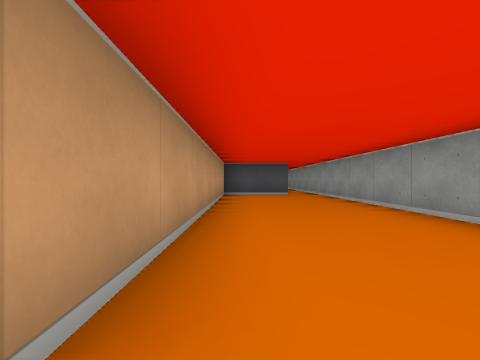
view 1 (above)

18 first-person views from a walk through a cub3D maze. The camera is about half as high as the walls, looks level and sees 90° across. The floor is counted in squares. Each view is taken from the middle of a square. On the plan, view 1 faces up. The plan holds only what a view shows up to about 9 squares ahead; the rest is blank.

view 2
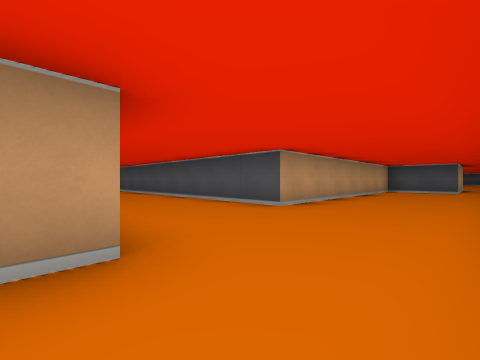

view 3
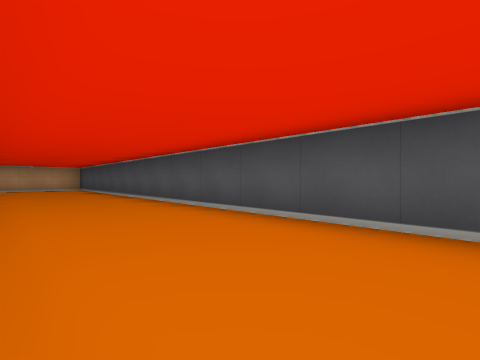

view 4
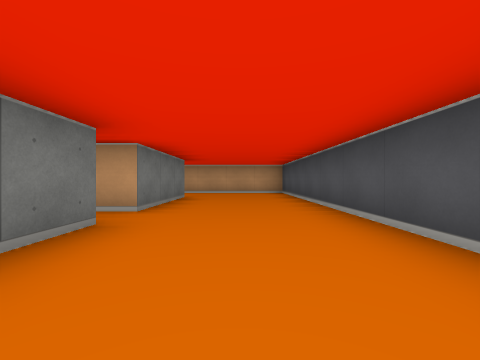

view 5
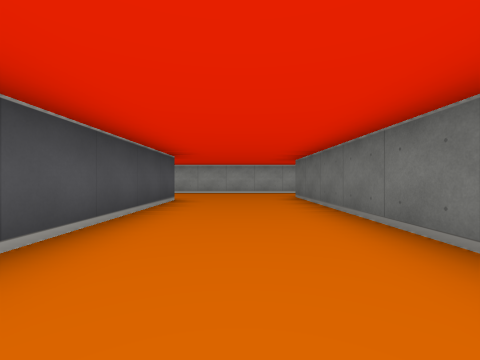

view 6
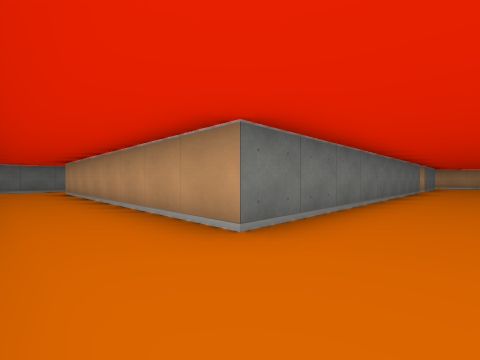

view 7
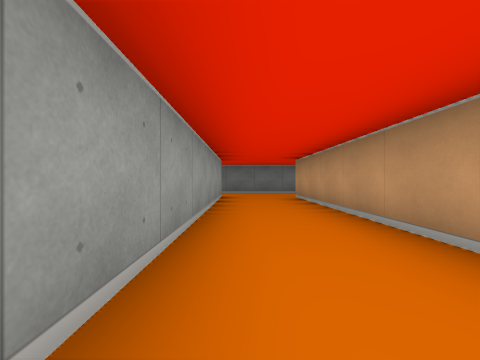

view 8
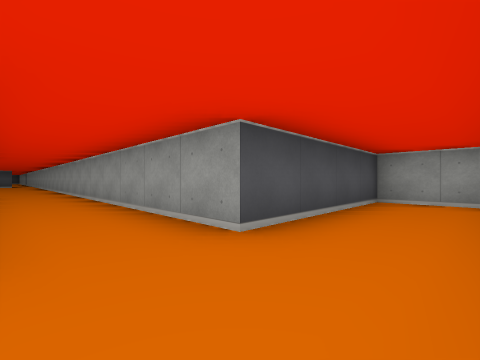

view 9
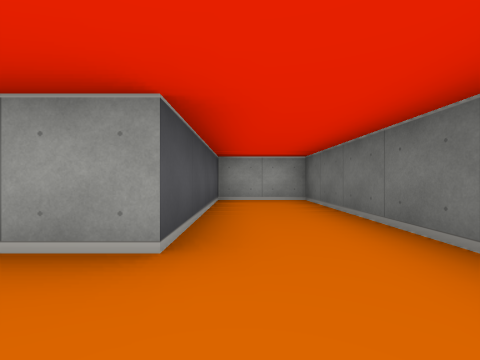

view 10
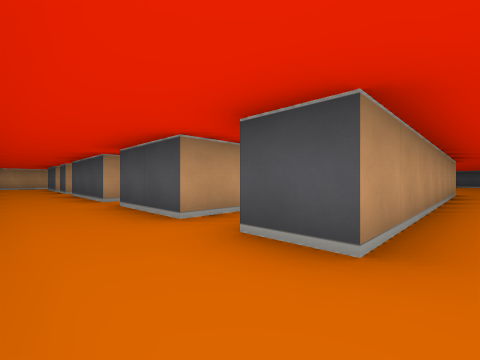

view 11
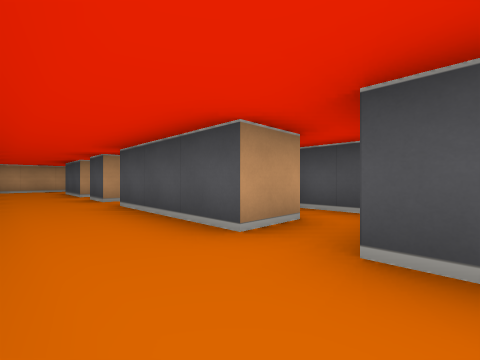

view 12
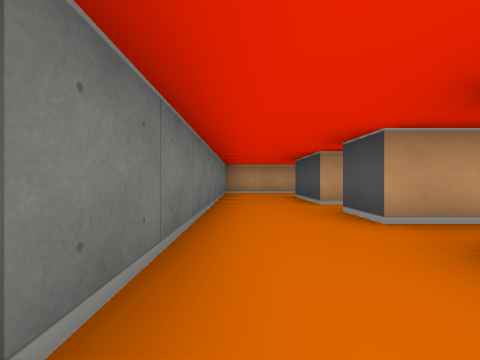

view 13
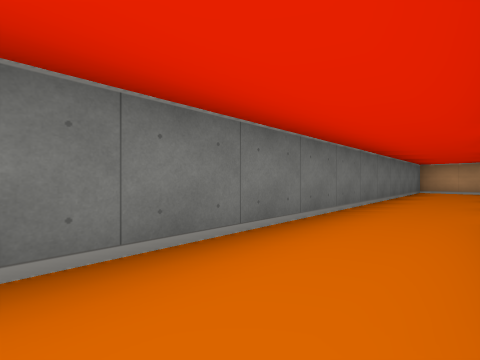

view 14
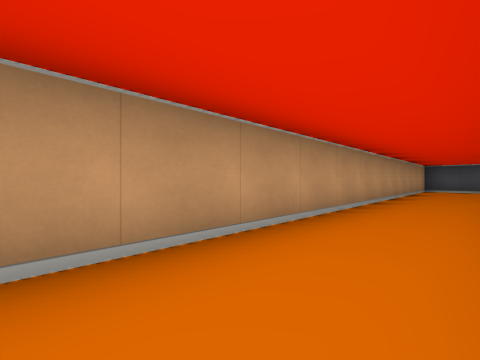

view 15
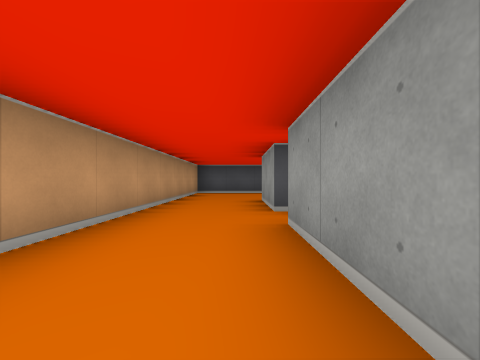

view 16
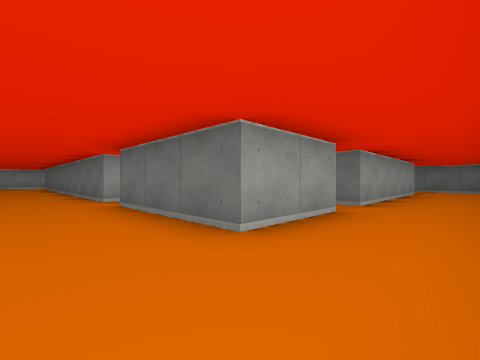

view 17
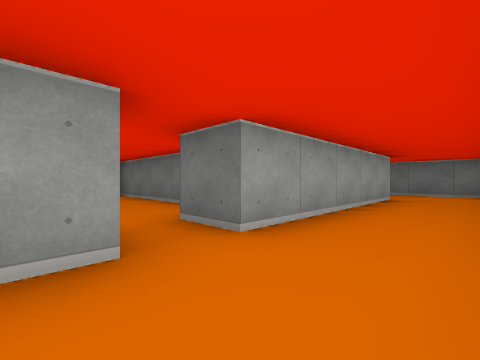

view 18
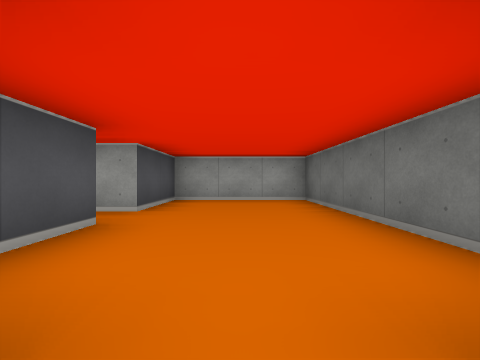

### Floor plan
Points are (right, up) in squares from view 1. A wall is a line through its corners. A room is listed if a view was taken in it or the views show most of it. See-through windows are left out.
Room 1 (views 1, 2, 3, 4, 5, 6, 7, 8, 9, 10, 16, 17)
walls: (-8.5, -3.5) (-8.5, -2.5) (0.5, -2.5) (0.5, -10.5) (-0.5, -10.5); (-0.5, 7.2) (-0.5, 0.5) (-14.5, 0.5) (-14.5, -4.5); (-12.5, -4.5) (-12.5, -2.5) (-9.5, -2.5) (-9.5, -3.1); (1.6, 7.5) (-0.5, 7.5); (0, -12.5) (6.5, -12.5) (6.5, -10.5) (2.5, -10.5) (2.5, 7.5)
ways out: opening at (0, -11.5) to room 2; opening at (-13.5, -3.5) to room 4; opening at (-9, -3) to room 5; opening at (2, 8)
Room 2 (view 11)
walls: (-1.5, -9.5) (-1.5, -10.5) (-3.5, -10.5)
ways out: opening at (0, -11.5) to room 1; opening at (-2.5, -11.5) to room 3
Room 3 (views 12, 13)
walls: (-4.5, -9.5) (-4.5, -10.5) (-7.5, -10.5); (-8.5, -9.5) (-8.5, -10.5) (-9.5, -10.5); (-4.1, -8.5) (-5.1, -8.5); (-9.5, -12.5) (-4, -12.5)
ways out: opening at (-2.5, -11.5) to room 2; opening at (-9, -11.5)
Room 4 (views 14, 15)
walls: (-12.5, -10.5) (-12.5, -5.5); (-14.5, -4.5) (-14.5, -12.5) (-12.5, -12.5)
ways out: opening at (-13.5, -3.5) to room 1; opening at (-12, -5) to room 5; opening at (-11.5, -11.5)
Room 5 (view 18)
walls: (-9.5, -3.5) (-10.5, -3.5); (-10.5, -6.5) (-6.5, -6.5) (-6.5, -3.5) (-8.5, -3.5); (-12.5, -5.5) (-11.5, -5.5)
ways out: opening at (-9, -3) to room 1; opening at (-12, -5) to room 4

Positions as (right, up) in squares from view 1, and headings:
1: (0, 0), facing up
2: (2, -3), facing up-left
3: (-2, -2), facing up-left
4: (-6, -1), facing left
5: (-6, -1), facing right
6: (2, -1), facing down-left
7: (2, -4), facing down
8: (1, -12), facing up-right
9: (1, -11), facing right
10: (1, -12), facing up-left
11: (-3, -12), facing up-left
12: (-6, -12), facing left
13: (-4, -11), facing down-left
14: (-13, -11), facing up-left
15: (-13, -8), facing up
16: (-14, -1), facing down-right
17: (-14, -4), facing down-right
18: (-12, -5), facing right
